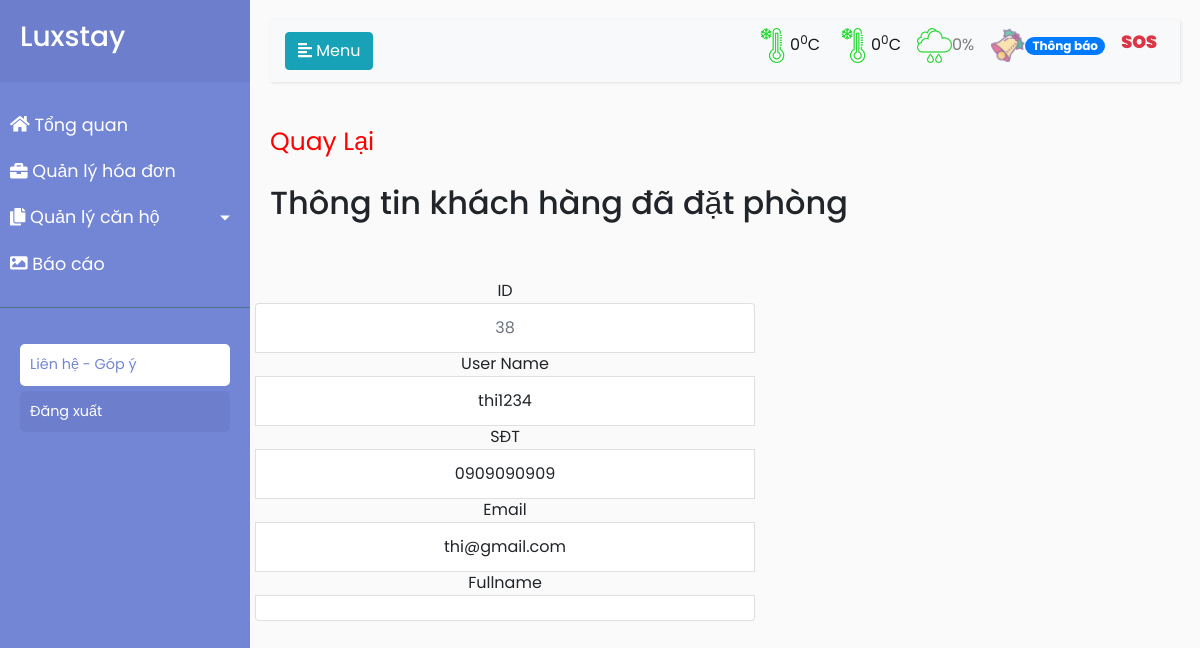
/admin/modules/thongtinKH.php?idKH=38, run on the app's committed database.
### tables this page shows
CREATE TABLE `customer` (
  `ID` bigint(20) NOT NULL,
  `username` varchar(50) NOT NULL,
  `fullname` varchar(50) DEFAULT NULL,
  `email` varchar(50) NOT NULL,
  `password` varchar(50) NOT NULL,
  `telephone` varchar(15) NOT NULL,
  `address` text NOT NULL,
  `gender` int(11) DEFAULT NULL,
  `description` text NOT NULL,
  `role` bit(1) NOT NULL,
  `status` bit(1) NOT NULL,
  `image` text NOT NULL
);

### admin/modules/thongtinKH.php (the view, shortened to what this page needs)
<?php
$conn=mysqli_connect("localhost","root","","ql_homestay");
mysqli_query($conn,'SET NAMES "utf8"');
if(isset($_GET['idKH']))
{
  $id=$_GET['idKH'];
$sql="SELECT * FROM customer WHERE ID='$id'";
$kq=mysqli_query($conn,$sql);
}
?>
<?php require_once __DIR__. "/../layouts/header.php"; ?>
<div class="content">
  <div class="row">
    <div class="col-3">
    </div>
    <div class="col-6">
    </div>
                      <?php include 'modalCart.php' ?>
                    </div>
                    <div class="row">
                     <div class="col-12">
                      <div class="row">
                       <div class="col-12">
                        <a href="Canhodangthue.php" style="color: red; font-size: 25px;">Quay Lại</a></br></br>
                        <h2>Thông tin khách hàng đã đặt phòng</h2> </br></br>
                      </div>
                    </div>
                  </div>
                  <div align="center" >
                    <?php
                    if(isset($kq))
                    {
                      while ($result = $kq->fetch_assoc()) {
                     ?>
                    <ul class="list-group" style="width: 500px">
                    ID<li class="list-group-item disabled" aria-disabled="true"><?php echo $result['ID']; ?></li>
                    User Name<li class="list-group-item"><?php echo $result['username']; ?></li>
                    SĐT<li class="list-group-item"><?php echo $result['telephone']; ?></li>
                    Email<li class="list-group-item"><?php echo $result['email']; ?></li>
                    Fullname<li class="list-group-item"><?php echo $result['fullname']; ?></li>
                    </ul>
                  <?php } }?>
           </div>
      </div>
    </div>
  </div>
</div>
</body>
</html>

### admin/public/css/style4.css (style rules this page uses)
body { font-family: 'Poppins', sans-serif; background: #fafafa; }
a, a:hover, a:focus { color: inherit; text-decoration: none; transition: all 0.3s; }

### data on the page
customer: ID "38", username "thi1234", telephone "0909090909", email "thi@gmail.com"
